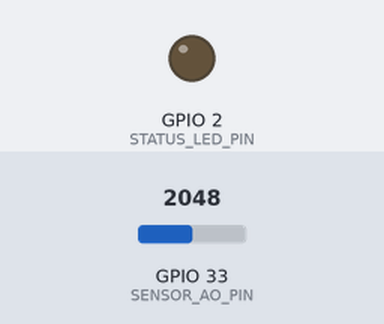
The sketch below on a simulated ESP32. Parts: output pins drawn as LEDs (lit = HIGH). The test bench sets the inputs (shaded band); at power-on: GPIO 33 (SENSOR_AO_PIN) = 2048. What the sketch prints to the serial monitor is not drawn.

Above: at 1.2 s.
1.3 s: GPIO 33 (SENSOR_AO_PIN) set to 3603
At 3.0 s:
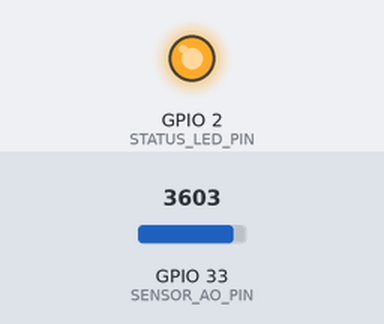
3.3 s: GPIO 33 (SENSOR_AO_PIN) set to 1805
6.3 s: GPIO 33 (SENSOR_AO_PIN) set to 1667
At 6.9 s:
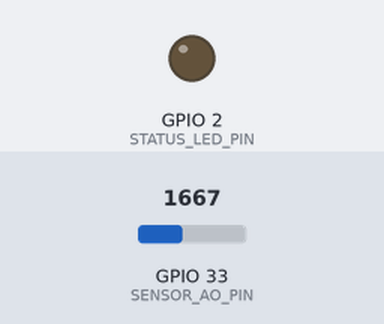
8.1 s: GPIO 33 (SENSOR_AO_PIN) set to 1869
11.1 s: GPIO 33 (SENSOR_AO_PIN) set to 1895
At 12.4 s:
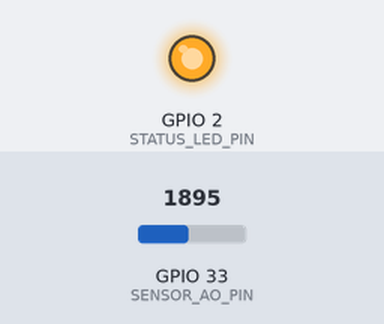
Timing chart, 0 to 14.1 s (numbered marks = the images above; inputs shaded):
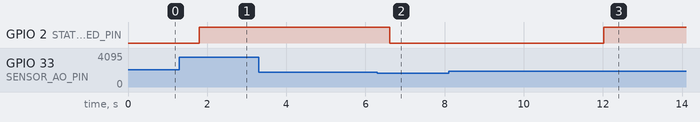

Measured:
- the behaviour switches between 1740 and 1739 on GPIO 33 (SENSOR_AO_PIN) (found by bisection; images 1 and 2)
- the behaviour switches between 1894 and 1895 on GPIO 33 (SENSOR_AO_PIN) (found by bisection; images 2 and 3)
- after the input at 1.3 s, GPIO 2 (STATUS_LED_PIN): LOW → HIGH after 0.50 s
- after the input at 3.3 s, every drawn part: stays the same
- after the input at 6.3 s, GPIO 2 (STATUS_LED_PIN): HIGH → LOW after 0.31 s instead of 0.61 s
- after the input at 8.1 s, every drawn part: stays the same
- after the input at 11.1 s, GPIO 2 (STATUS_LED_PIN): LOW → HIGH after 0.92 s

The sketch:

esp32_surface_classifier.ino
```cpp
// --- Smart Surface Classifier (TinyML Inference on ESP32) ---
#define SENSOR_AO_PIN 33
#define STATUS_LED_PIN 2

float filteredValue = 0;
const float alpha = 0.2;

// Logistic Regression parameters
float coef[3] = {-0.15960338, 0.01869537, 0.14090801};
float intercept[3] = {339.44569239, 4.73136422, -344.17705661};

void setup() {
  Serial.begin(115200);
  pinMode(SENSOR_AO_PIN, INPUT);
  pinMode(STATUS_LED_PIN, OUTPUT);

  Serial.println("TinyML Surface Classifier Initialized!");
}

int predictClass(float x) {
  float scores[3];

  for (int i = 0; i < 3; i++) {
    scores[i] = coef[i] * x + intercept[i];
  }

  // Choose highest score as predicted class
  int bestClass = 0;
  for (int i = 1; i < 3; i++) {
    if (scores[i] > scores[bestClass]) {
      bestClass = i;
    }
  }
  return bestClass;
}

void loop() {
  int raw = analogRead(SENSOR_AO_PIN);
  filteredValue = alpha * raw + (1 - alpha) * filteredValue;

  int cls = predictClass(filteredValue);

  Serial.print("Intensity: ");
  Serial.print(filteredValue);
  Serial.print(" → Class: ");

  if (cls == 0) {
    Serial.println("Dark Surface");
    digitalWrite(STATUS_LED_PIN, LOW);
  } else if (cls == 1) {
    Serial.println("White Surface");
    digitalWrite(STATUS_LED_PIN, HIGH);
  } else if (cls == 2) {
    Serial.println("Reflective Surface");
    digitalWrite(STATUS_LED_PIN, HIGH);
  }

  delay(300);
}
```
